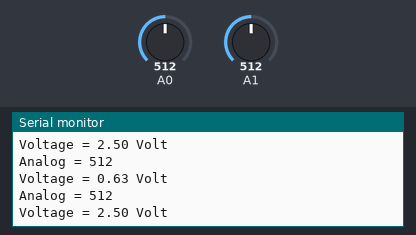
Bench run of a sketch on a simulated Arduino Uno, built with avr-gcc and run on an emulated ATmega328P. Parts: the last lines printed to the serial monitor. The inputs (shaded band) are chosen by the test bench; at power-on: A0 = 512, A1 = 512.

Above: at 2.8 s.
2.9 s: A0 set to 716
At 3.8 s:
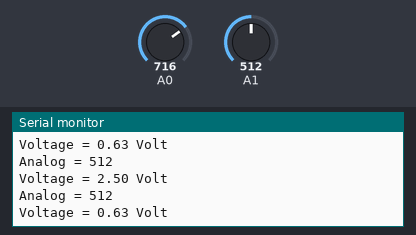
5.6 s: A1 set to 716
At 6.8 s:
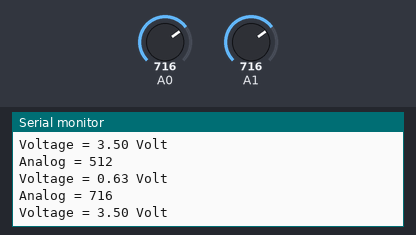
8.3 s: A0 set to 900
At 9.8 s:
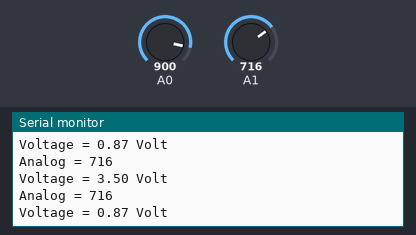
11.0 s: A1 set to 900
At 11.8 s:
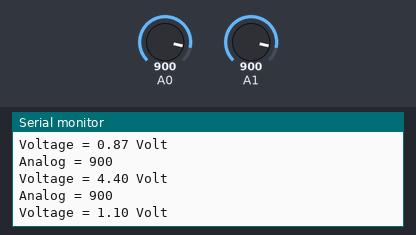
Timing chart, 0 to 14.0 s (numbered marks = the images above; inputs shaded):
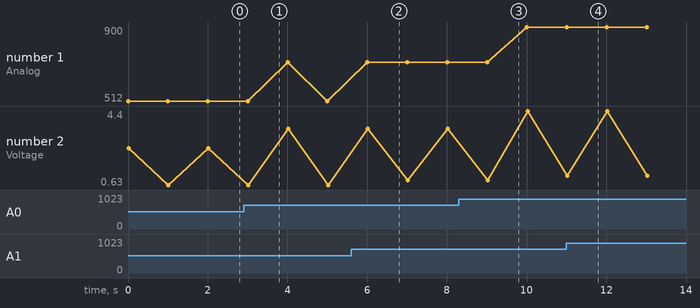

Measured:
- after the input at 11.0 s, the serial monitor: prints a new line at once (image 4)
- plotted number 1: 716 → 900 after the input at 8.3 s
- plotted number 2: 3.5 → 4.4 after the input at 8.3 s

The sketch:

adc.ino
```cpp
void setup() {
  Serial.begin(9600);
}

void loop() {

  int inputPin = analogRead(A0);
  float volt = inputPin * (5.0 / 1023.0);
  Serial.print("Analog = ");
  Serial.println(inputPin);
  Serial.print("Voltage = ");
  Serial.print(volt);
  Serial.println(" Volt");
  delay(1000);

  // Casting 12 bit
  int inputPin2 = analogRead(A1);
  float volt2 = inputPin2 * (5.0 / 4095.0);
  Serial.print("Analog = ");
  Serial.println(inputPin2);
  Serial.print("Voltage = ");
  Serial.print(volt2);
  Serial.println(" Volt");
  delay(1000);
}
```
